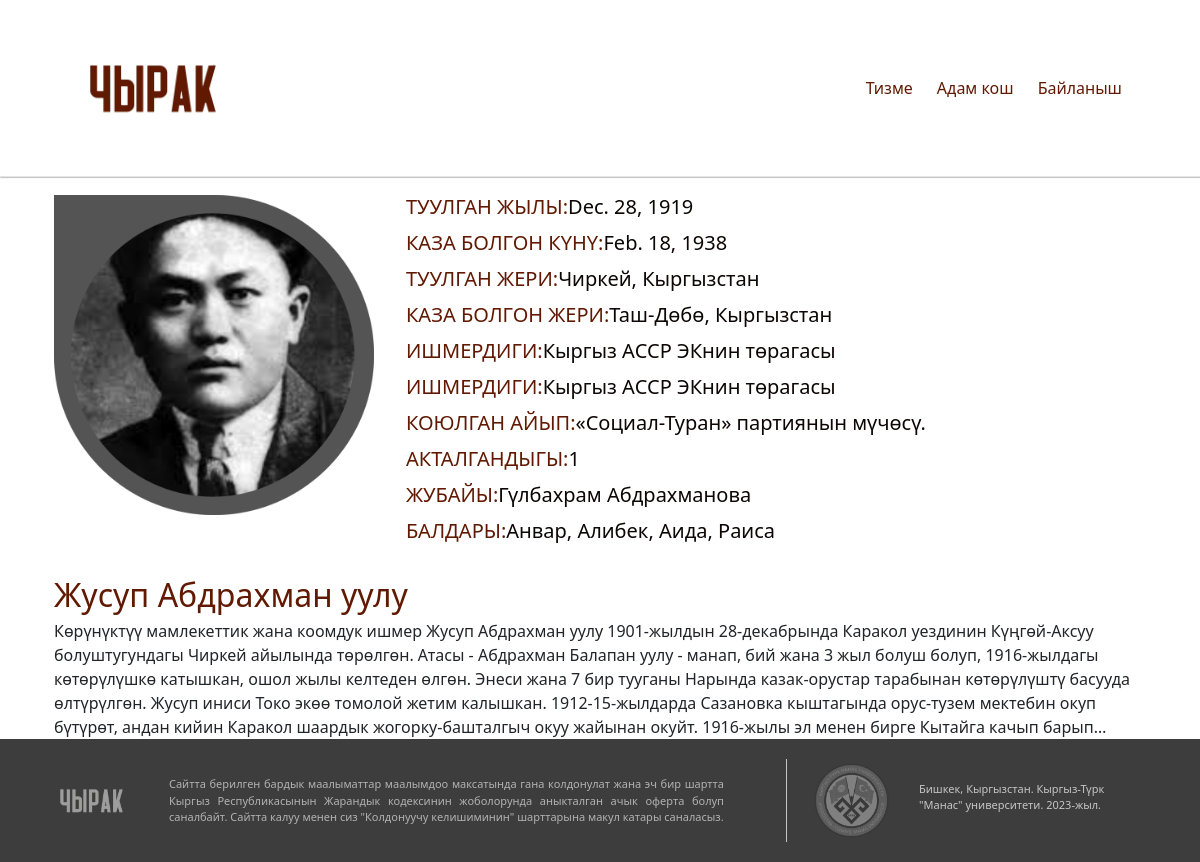
Page /person_page/1/ on the earlier database version.
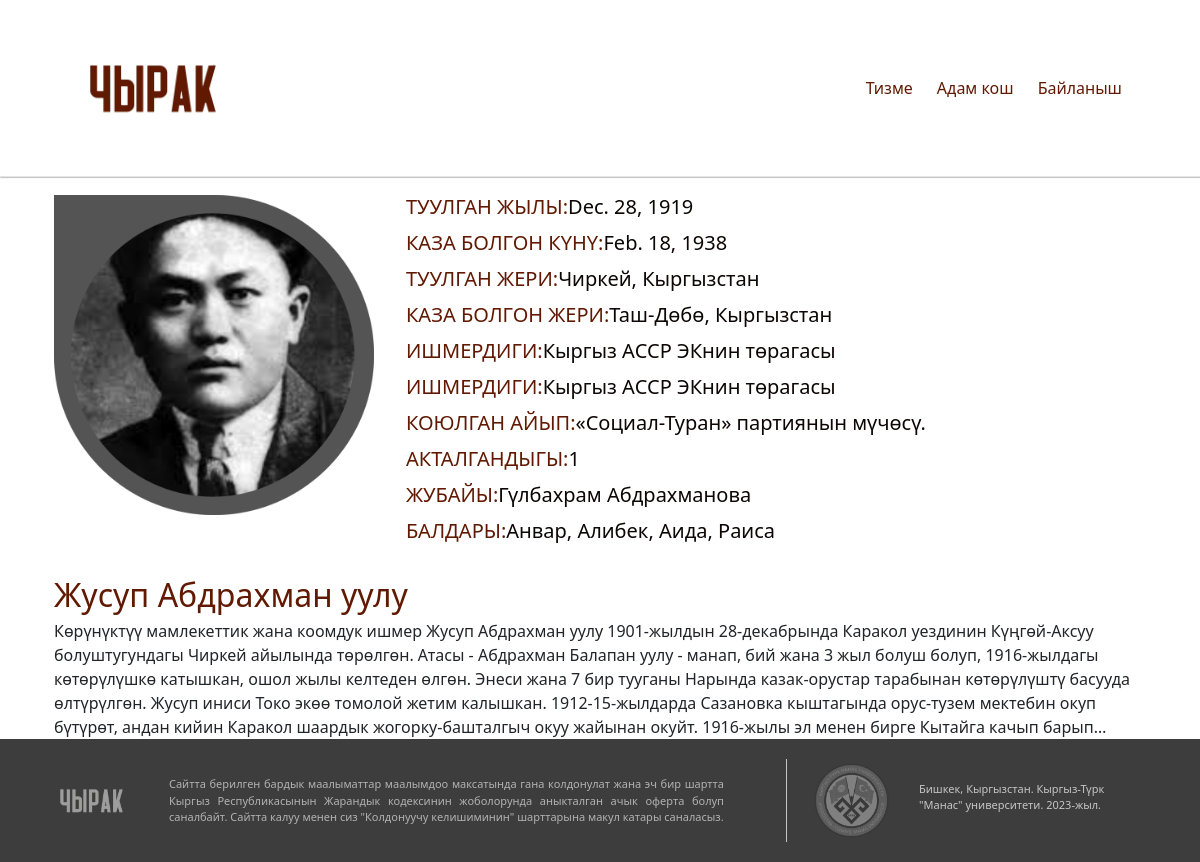
Same page on the later database version.
### person/models.py (models this page shows, shortened)
class Victim(models.Model):
    first_name = models.CharField(max_length=30)
    last_name = models.CharField(max_length=30)
    date_of_birth = models.DateField()
    date_of_death = models.DateField()
    place_of_birth = models.CharField(max_length=30)
    place_of_death = models.CharField(max_length=30)
    nationality = models.TextField(default='', blank=True, null=True)
    blame = models.TextField(blank=True, null=True)
    rehabilitated = models.CharField(max_length=30, blank=True, null=True)
    occupation = models.CharField(max_length=30, blank=True, null=True)
    bedfellow = models.CharField(max_length=30, blank=True, null=True)
    children = models.CharField(max_length=30, blank=True, null=True)
    photo = models.ImageField(upload_to='images/', blank=True, null=True)
    file = models.FileField(upload_to='uploads/%Y/%m/%d/', blank=True, null=True)
    desc_of_photo = models.TextField(default='', blank=True, null=True)
    desc_of_file = models.TextField(default='', blank=True, null=True)
    content = models.TextField(default="", blank=True, null=True)
    date_of_publish = models.DateField(default=datetime.now)
    up_vote = models.IntegerField(default=0)
    is_proven = models.BooleanField(default=False)
    before_edit_content = models.TextField(default="")
    after_edit_content = models.TextField(default="")
    date_of_editing = models.DateField(default=datetime.now)

### person/views.py (the view)
# urls.py: path('person_page/', include('person.urls')),
def person_page(request, person_id):
    victim = Victim.objects.get(id=person_id)
    context = {
        'victim': victim,
        'person_id':person_id
    }
    return render(request, 'about_person.html', context)

### person/templates/about_person.html (shortened to what this page needs)
{% extends 'base.html' %}
{% block content %}
  <link href="https://cdn.jsdelivr.net/npm/bootstrap@5.2.3/dist/css/bootstrap.min.css" rel="stylesheet">
    <link href="https://cdn.jsdelivr.net/npm/bootstrap@5.0.2/dist/css/bootstrap.min.css" rel="stylesheet"
>
    {% load static %}
    <link rel="stylesheet" type="text/css" href="{% static 'person.css' %}"/>
    <!DOCTYPE html>
<html lang="en">
<head>
    <link href="https://cdn.jsdelivr.net/npm/bootstrap@5.0.2/dist/css/bootstrap.min.css" rel="stylesheet"
>
</head>
<body>
<hr>
    <div class="container mt-3">
        <div class="d-flex flex-row">
            <img src="{{ victim.photo.url }}" alt="Victim_photo" width="320" height="320">
            <ul style="color: #611902; list-style: none;">
                <li class="d-flex flex-row mb-1">
                    <h5>ТУУЛГАН ЖЫЛЫ:</h5> <h5 style="color: #0c0604;" >{{ victim.date_of_birth }}</h5>
                </li>
                <li class="d-flex flex-row mb-1">
                    <h5>КАЗА БОЛГОН КҮНҮ:</h5><h5 style="color: #0c0604;">{{ victim.date_of_death }}</h5>
                </li>
                <li class="d-flex flex-row mb-1">
                    <h5>ТУУЛГАН ЖЕРИ:</h5><h5 style="color: #0c0604;">{{ victim.place_of_birth }}</h5>
                </li>
                <li class="d-flex flex-row mb-1">
                    <h5>КАЗА БОЛГОН ЖЕРИ:</h5><h5 style="color: #0c0604;">{{ victim.place_of_death}}</h5>
                </li>
                <li class="d-flex flex-row mb-1">
                    <h5>ИШМЕРДИГИ:</h5><h5 style="color: #0c0604;">{{ victim.occupation }}</h5>
                </li>
                <li class="d-flex flex-row mb-1">
                    <h5> ИШМЕРДИГИ:  </h5><h5 style="color: #0c0604;">  {{ victim.occupation }}</h5>
                </li>
                <li class="d-flex flex-row mb-1">
                    <h5> КОЮЛГАН АЙЫП:  </h5><h5 style="color: #0c0604;">   {{ victim.blame }}</h5>
                </li>
                <li class="d-flex flex-row mb-1">
                    <h5>АКТАЛГАНДЫГЫ:</h5><h5 style="color: #0c0604;">{{ victim.rehabilitated }}</h5>
                </li>
                <li class="d-flex flex-row mb-1">
                    <h5>ЖУБАЙЫ:</h5><h5 style="color: #0c0604;">{{ victim.bedfellow }}</h5>
                </li>
                <li class="d-flex flex-row mb-1">
                    <h5>БАЛДАРЫ:</h5><h5 style="color: #0c0604;">{{ victim.children }}</h5>
                </li>
            </ul>
        </div>
        <div>
            <a href="#" class="card-title fs-2 text-decoration-none" style="color: #611902;">{{ victim.first_name }} {{ victim.last_name }}</a>
        </div>
        <div>
            <div class="main-content">
                <div class="d-flex justify-content-center flex-column align-items-center">
                    <p class="card-text fs-6"> {{ victim.content }}</p>
                </div>
            </div>
        </div>
    </div>
</body>
</html>
{%endblock%}

Differences in the rows shown:
changed Victim "Жусуп": photo: a different picture
